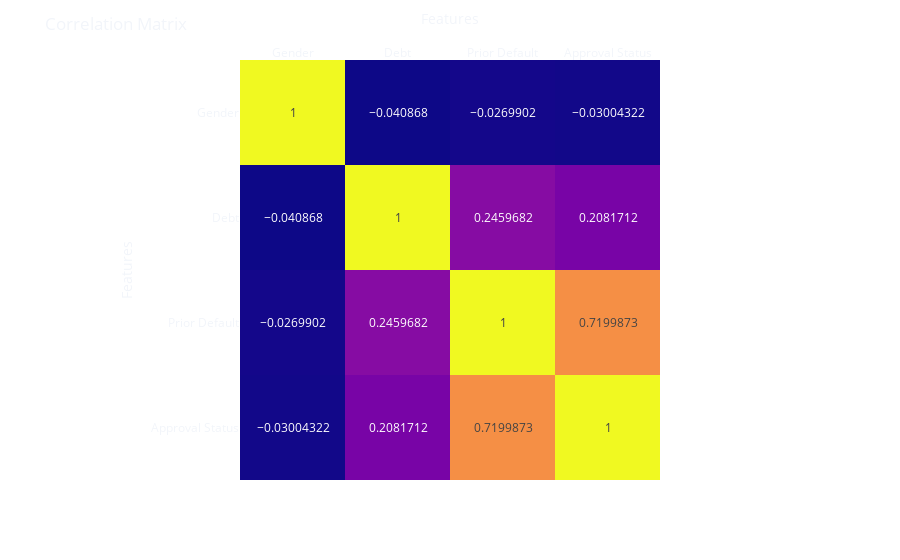

Here is the notebook cell this chart was saved with:
### Markdown cell above
Let us now see if Gender is correlated with `Approval Status`. If it is, this is already a signed that our future model could inherit this bias against a specific unprivileged class.

### Code cell
df_corr = df.copy()
df_corr['Gender'].replace({'Male': 1, 'Female': 0}, inplace=True)

import plotly.express as px

fig = px.imshow(df_corr.corr(numeric_only=True).values,
                labels=dict(x="Features", y="Features"),
                x=list(df_corr.columns),
                y=list(df_corr.columns),
                text_auto=True
                )
fig.update_xaxes(side='top')
fig.update_layout(template='plotly_dark',
                  title='Correlation Matrix',
                  coloraxis_showscale=False,
                  paper_bgcolor='rgba(0, 0, 0, 0)',
                  plot_bgcolor='rgba(0, 0, 0, 0)')
fig.show()

### Figure 1 — Plotly figure (JSON) as saved in the notebook; plotly's stock layout.template omitted (floating-point values rounded to 4 significant figures)
{"data": [{"coloraxis": "coloraxis", "hovertemplate": "Features: %{x}<br>Features: %{y}<br>color: %{z}<extra></extra>", "name": "0", "texttemplate": "%{z}", "type": "heatmap", "x": ["Gender", "Debt", "Prior Default", "Approval Status"], "xaxis": "x", "y": ["Gender", "Debt", "Prior Default", "Approval Status"], "yaxis": "y", "z": [[1, -0.04087, -0.02699, -0.03004], [-0.04087, 1, 0.246, 0.2082], [-0.02699, 0.246, 1, 0.72], [-0.03004, 0.2082, 0.72, 1]]}], "layout": {"coloraxis": {"colorscale": [[0, "#0d0887"], [0.1111, "#46039f"], [0.2222, "#7201a8"], [0.3333, "#9c179e"], [0.4444, "#bd3786"], [0.5556, "#d8576b"], [0.6667, "#ed7953"], [0.7778, "#fb9f3a"], [0.8889, "#fdca26"], [1, "#f0f921"]], "showscale": false}, "margin": {"t": 60}, "paper_bgcolor": "rgba(0, 0, 0, 0)", "plot_bgcolor": "rgba(0, 0, 0, 0)", "title": {"text": "Correlation Matrix"}, "xaxis": {"anchor": "y", "constrain": "domain", "domain": [0, 1], "scaleanchor": "y", "side": "top", "title": {"text": "Features"}}, "yaxis": {"anchor": "x", "autorange": "reversed", "constrain": "domain", "domain": [0, 1], "title": {"text": "Features"}}}}
